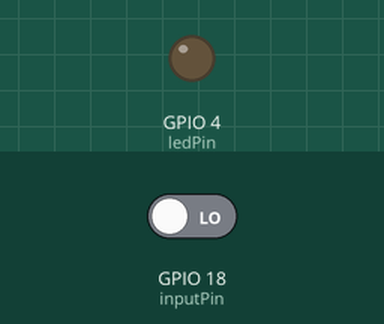
A sketch run on a simulated ESP32. Parts: output pins drawn as LEDs (lit = HIGH). The test bench sets the inputs (shaded band); at power-on: GPIO 18 (inputPin) LOW. WiFi joins after 1.5 s; servers stay silent unless stated; random numbers use the default seed unless the sketch sets one; no MQTT or app messages arrive unless stated; what the sketch prints to the serial monitor is not drawn.

Above: at 2.7 s.
2.8 s: GPIO 18 (inputPin) driven HIGH
At 3.8 s:
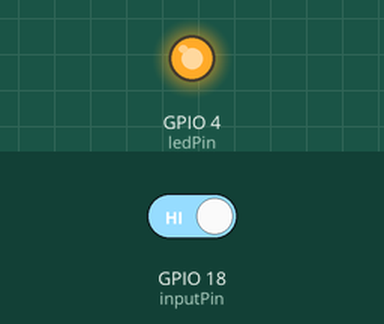
5.0 s: GPIO 18 (inputPin) driven LOW
At 6.6 s:
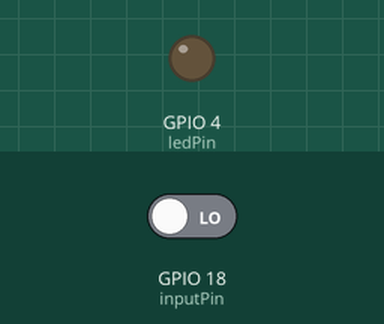
Timing chart, 0 to 8.1 s (numbered marks = the images above; inputs shaded):
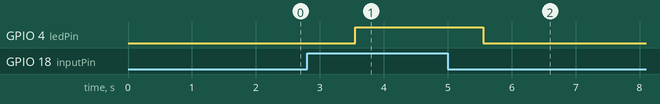

The sketch:

sketch.ino
```cpp
#include <WiFi.h>
#include <PubSubClient.h>

int ledPin = 4;                // Pilih pin untuk LED
int inputPin = 18;               // Pilih pin input (untuk sensor PIR)
int pirState = LOW;             // Kita asumsikan awalnya tidak ada gerakan terdeteksi
int val = 0;                    // Variabel untuk membaca status pin

WiFiClient wifiClient;
PubSubClient mqttClient(wifiClient);

char *mqttServer = "broker.hivemq.com";
int mqttPort = 1883;

void callback(char* topic, byte* message, unsigned int length) {
  Serial.print("Callback - ");
  Serial.print("Message:");
  for (int i = 0; i < length; i++) {
    Serial.print((char)message[i]);
  }
}

void reconnect() {
  WiFi.mode(WIFI_STA);
  WiFi.begin("Wokwi-GUEST", "");
  while (WiFi.status() != WL_CONNECTED) {
    Serial.print(".");
    delay(100);
  }
  Serial.print("Status Koneksi: ");
  Serial.println(WiFi.status());
  Serial.println("ESP Telah Terkoneksi");
}

void connectToBroker() {
  Serial.println("Connecting to MQTT Broker...");
  while (!mqttClient.connected()) {
    Serial.println("Reconnecting to MQTT Broker..");
    String clientId = "ESP32Client-";
    clientId += String(random(0xffff), HEX);

    if (mqttClient.connect(clientId.c_str())) {
      Serial.println("Connected.");
    }
  }
}

void setup() {
  Serial.begin(115200);
  Serial.println("Hello, ESP32!");

  pinMode(ledPin, OUTPUT);      // Deklarasikan LED sebagai output
  pinMode(inputPin, INPUT);     // Deklarasikan sensor sebagai input
  reconnect();
  mqttClient.setServer(mqttServer, mqttPort);
  mqttClient.setCallback(callback);
  connectToBroker();
}

void loop() {
  val = digitalRead(inputPin);
  char statusMessage[50];

  if (val == HIGH) {
    digitalWrite(ledPin, HIGH);
    if (pirState == LOW) {
      Serial.println("Motion detected!");

      // Mengisi buffer dengan pesan dan nilai sensor
      snprintf(statusMessage, sizeof(statusMessage), "Motion detected! PIR value: %d", val);

      // Kirim status gerakan dengan nilai sensor sebagai pesan MQTT
      mqttClient.publish("zadry/antimaling/status", statusMessage);

      pirState = HIGH; // Set pirState menjadi HIGH untuk menunjukkan gerakan sedang terdeteksi
    }
  } else {
    digitalWrite(ledPin, LOW);
    if (pirState == HIGH) {
      Serial.println("Motion ended!");

      // Mengisi buffer dengan pesan dan nilai sensor
      snprintf(statusMessage, sizeof(statusMessage), "Motion ended! PIR value: %d", val);

      // Kirim status gerakan dengan nilai sensor sebagai pesan MQTT
      mqttClient.publish("zadry/antimaling/status", statusMessage);

      pirState = LOW; // Set pirState menjadi LOW untuk menunjukkan gerakan berakhir
    }
  }

  delay(1000); // Tunda 1 detik
}
```

Measured:
- after the input at 2.8 s, GPIO 4 (ledPin): LOW → HIGH after 0.76 s
- after the input at 5.0 s, GPIO 4 (ledPin): HIGH → LOW after 0.56 s
